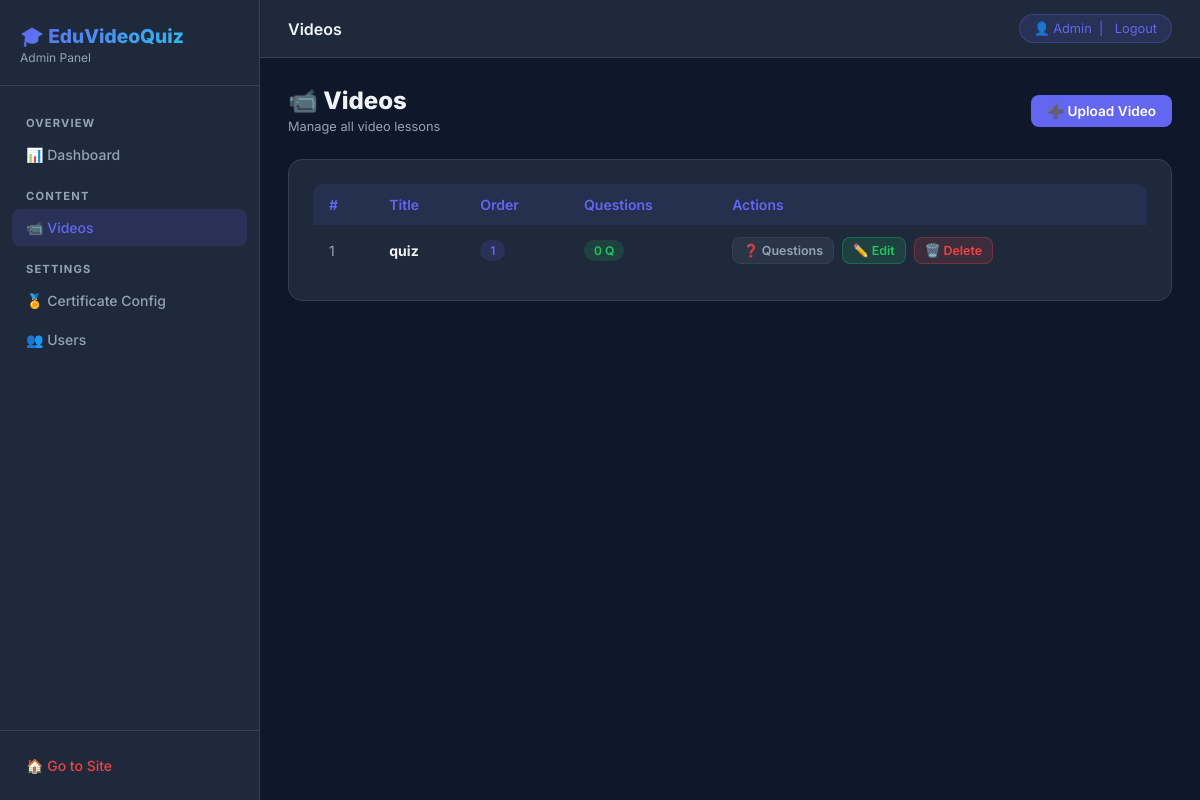
/custom-admin/videos/ (signed in), run on the app's committed database.
### users/models.py (models this page shows, shortened)
class CustomUser(AbstractBaseUser, PermissionsMixin):
    email = models.EmailField(unique=True)
    first_name = models.CharField(max_length=150)
    last_name = models.CharField(max_length=150, blank=True)
    is_active = models.BooleanField(default=True)
    is_staff = models.BooleanField(default=False)
    date_joined = models.DateTimeField(default=timezone.now)
    objects = CustomUserManager()
    USERNAME_FIELD = 'email'
    REQUIRED_FIELDS = ['first_name', 'last_name']

### video_app/models.py (models this page shows, shortened)
class VideoLesson(models.Model):
    title = models.CharField(max_length=200)
    video_file = models.FileField(upload_to='videos/')
    order = models.PositiveIntegerField(default=1)

### video_app/views.py (the view)
# urls.py: path('custom-admin/videos/', views.admin_videos, name='admin_videos'),
@staff_required
def admin_videos(request):
    videos = VideoLesson.objects.all().order_by('order')
    return render(request, 'admin/videos.html', {'videos': videos})

### video_app/views.py (called while the page is built)
def staff_required(view_func):
    decorated = user_passes_test(
        lambda u: u.is_active and u.is_staff,
        login_url='/admin-login/'
    )(view_func)
    return decorated

### video_app/templates/admin/videos.html (shortened to what this page needs)
{% extends 'admin/base_admin.html' %}
{% block page_title %}Videos{% endblock %}
{% block content %}
<div class="page-header">
    <div>
        <h1>📹 Videos</h1>
        <span class="breadcrumb">Manage all video lessons</span>
    </div>
    <a href="{% url 'video_app:admin_add_video' %}" class="btn btn-primary">➕ Upload Video</a>
</div>
<div class="card">
    {% if videos %}
    <div class="table-wrap">
        <table>
            <thead>
                <tr>
                    <th>#</th>
                    <th>Title</th>
                    <th>Order</th>
                    <th>Questions</th>
                    <th>Actions</th>
                </tr>
            </thead>
            <tbody>
                {% for video in videos %}
                <tr>
                    <td style="color:#94a3b8;">{{ forloop.counter }}</td>
                    <td><strong>{{ video.title }}</strong></td>
                    <td><span class="badge badge-blue">{{ video.order }}</span></td>
                    <td><span class="badge badge-green">{{ video.questions.count }} Q</span></td>
                    <td>
                        <div style="display:flex;gap:8px;flex-wrap:wrap;">
                            <a href="{% url 'video_app:admin_questions' video.id %}" class="btn btn-secondary btn-sm">❓
                                Questions</a>
                            <a href="{% url 'video_app:admin_edit_video' video.id %}" class="btn btn-success btn-sm">✏️
                                Edit</a>
                            <a href="{% url 'video_app:admin_delete_video' video.id %}"
                                class="btn btn-danger btn-sm">🗑️ Delete</a>
                        </div>
                    </td>
                </tr>
                {% endfor %}
            </tbody>
        </table>
    </div>
    {% else %}
    <div style="text-align:center;padding:60px 20px;color:#94a3b8;">
        <div style="font-size:3rem;margin-bottom:12px;">📭</div>
        <p>No videos yet. <a href="{% url 'video_app:admin_add_video' %}" style="color:#6366f1;">Upload one now →</a>
        </p>
    </div>
    {% endif %}
</div>
{% endblock %}

### video_app/templates/admin/base_admin.html (shortened to what this page needs)
<!DOCTYPE html>
<html lang="en">
<head>
</head>
<body>
<aside class="sidebar" id="sidebar">
  <div class="sidebar-brand">
    <h1>🎓 EduVideoQuiz</h1>
    <p>Admin Panel</p>
  </div>
  <nav class="sidebar-nav">
    <div class="nav-section">Overview</div>
    <a href="{% url 'video_app:admin_dashboard' %}" class="{% if request.resolver_match.url_name == 'admin_dashboard' %}active{% endif %}">
      📊 Dashboard
    </a>
    <div class="nav-section">Content</div>
    <a href="{% url 'video_app:admin_videos' %}" class="{% if 'video' in request.resolver_match.url_name %}active{% endif %}">
      📹 Videos
    </a>
    <div class="nav-section">Settings</div>
    <a href="{% url 'video_app:admin_certificate_config' %}" class="{% if request.resolver_match.url_name == 'admin_certificate_config' %}active{% endif %}">
      🏅 Certificate Config
    </a>
    <a href="{% url 'video_app:admin_users' %}" class="{% if request.resolver_match.url_name == 'admin_users' %}active{% endif %}">
      👥 Users
    </a>
  </nav>
  <div class="sidebar-footer">
    <a href="{% url 'video_app:home' %}">🏠 Go to Site</a>
  </div>
</aside>
<div class="main">
  <header class="topbar">
    <div style="display:flex;align-items:center;gap:14px;">
      <h2>{% block page_title %}Dashboard{% endblock %}</h2>
    </div>
    <div class="admin-badge">
      👤 {{ request.user.first_name|default:request.user.email }}
      &nbsp;|&nbsp;
      <form method="post" action="{% url 'users:logout' %}" style="display:inline;">
        <button type="submit" style="background:none;border:none;color:inherit;cursor:pointer;font-size:inherit;font-family:inherit;padding:0;">Logout</button>
      </form>
    </div>
  </header>
  <main class="content">
    {% block content %}{% endblock %}
  </main>
</div>
</body>
</html>

### video_app/templates/admin/base_admin.html (style rules this page uses)
:root { --bg: #0f172a; --sidebar: #1e293b; --card: #1e293b; --border: #334155; --primary: #6366f1; --primary-hover: #5152e6; --accent: #22d3ee; --danger: #ef4444; --success: #22c55e; --warning: #f59e0b; --text: #f1f5f9; --muted: #94a3b8; --input-bg: #0f172a; }
* { box-sizing: border-box; margin: 0; padding: 0; }
body { font-family: 'Inter', sans-serif; background: var(--bg); color: var(--text); display: flex; min-height: 100vh; }
.sidebar { width: 260px; background: var(--sidebar); border-right: 1px solid var(--border); display: flex; flex-direction: column; position: fixed; top: 0; left: 0; height: 100vh; z-index: 100; overflow-y: auto; transition: transform 0.3s ease; }
.sidebar-brand { padding: 24px 20px 20px; border-bottom: 1px solid var(--border); }
.sidebar-brand h1 { font-size: 1.2rem; font-weight: 800; background: linear-gradient(135deg, var(--primary), var(--accent)); -webkit-background-clip: text; -webkit-text-fill-color: transparent; background-clip: text; }
.sidebar-brand p { font-size: 0.75rem; color: var(--muted); margin-top: 2px; }
.sidebar-nav { padding: 16px 12px; flex: 1; }
.sidebar-nav a { display: flex; align-items: center; gap: 10px; padding: 10px 14px; border-radius: 8px; color: var(--muted); text-decoration: none; font-size: 0.875rem; font-weight: 500; transition: all 0.2s; margin-bottom: 2px; }
.sidebar-nav a:hover, .sidebar-nav a.active { background: rgba(99,102,241,0.15); color: var(--primary); }
.sidebar-nav .nav-section { font-size: 0.7rem; font-weight: 700; text-transform: uppercase; letter-spacing: 0.1em; color: var(--muted); padding: 14px 14px 6px; }
.sidebar-footer { padding: 16px 12px; border-top: 1px solid var(--border); }
.sidebar-footer a { display: flex; align-items: center; gap: 8px; padding: 10px 14px; border-radius: 8px; color: var(--danger); text-decoration: none; font-size: 0.875rem; font-weight: 500; transition: background 0.2s; }
.main { margin-left: 260px; flex: 1; display: flex; flex-direction: column; min-height: 100vh; }
.topbar { background: var(--sidebar); border-bottom: 1px solid var(--border); padding: 14px 28px; display: flex; align-items: center; justify-content: space-between; position: sticky; top: 0; z-index: 50; }
.topbar h2 { font-size: 1rem; font-weight: 600; }
.topbar .admin-badge { display: flex; align-items: center; gap: 8px; background: rgba(99,102,241,0.15); border: 1px solid rgba(99,102,241,0.3); border-radius: 20px; padding: 6px 14px; font-size: 0.8rem; color: var(--primary); }
.content { padding: 28px; flex: 1; }
.card { background: var(--card); border: 1px solid var(--border); border-radius: 14px; padding: 24px; margin-bottom: 20px; }
.table-wrap { overflow-x: auto; border-radius: 10px; }
table { width: 100%; border-collapse: collapse; font-size: 0.875rem; }
th { background: rgba(99,102,241,0.1); color: var(--primary); font-weight: 600; text-align: left; padding: 12px 16px; }
td { padding: 12px 16px; border-bottom: 1px solid var(--border); vertical-align: middle; }
tr:last-child td { border-bottom: none; }
.btn { display: inline-flex; align-items: center; gap: 6px; padding: 8px 16px; border-radius: 8px; font-size: 0.85rem; font-weight: 600; border: none; cursor: pointer; transition: all 0.2s; text-decoration: none; }
.btn-primary { background: var(--primary); color: white; }
.btn-danger { background: rgba(239,68,68,0.15); color: var(--danger); border: 1px solid rgba(239,68,68,0.3); }
.btn-secondary { background: rgba(148,163,184,0.1); color: var(--muted); border: 1px solid var(--border); }
.btn-success { background: rgba(34,197,94,0.15); color: var(--success); border: 1px solid rgba(34,197,94,0.3); }
.btn-sm { padding: 5px 10px; font-size: 0.78rem; }
.badge { display: inline-flex; align-items: center; padding: 3px 10px; border-radius: 20px; font-size: 0.75rem; font-weight: 600; }
.badge-green { background: rgba(34,197,94,0.15); color: var(--success); }
.badge-blue { background: rgba(99,102,241,0.15); color: var(--primary); }
.page-header { display: flex; align-items: center; justify-content: space-between; margin-bottom: 24px; flex-wrap: wrap; gap: 12px; }
.page-header h1 { font-size: 1.5rem; font-weight: 800; }
.page-header .breadcrumb { font-size: 0.8rem; color: var(--muted); }

### data on the page
CustomUser: user.first_name "Admin"
VideoLesson: title "quiz", order "1", questions.count "0"
